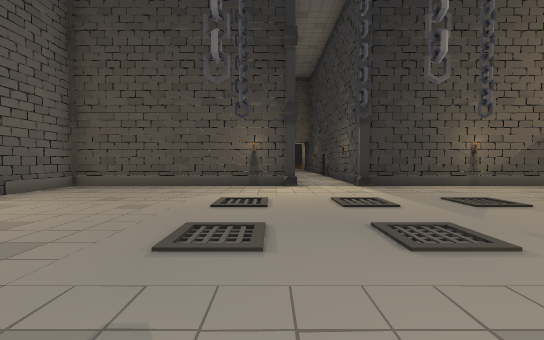
[1] (above)

24 first-person views from a walk through a Unity game level. The camera is 1.4 m above the floor, tilts 2° down and sees 90° across. The floor is counted in squares, 2 m on a side. Each view is taken from the middle of a square. On the plan, view 1 faces up. The plan holds only what a view shows up to about 9 squares ahead; the rest is blank. The place goes on beyond the plan.

[2]
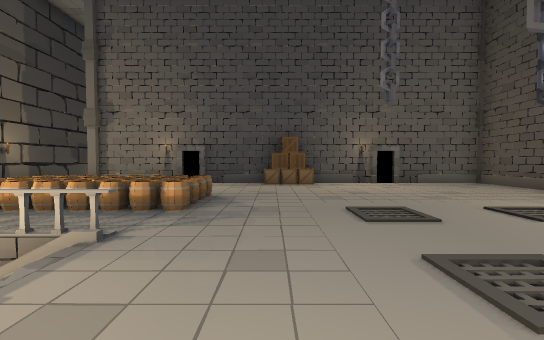

[3]
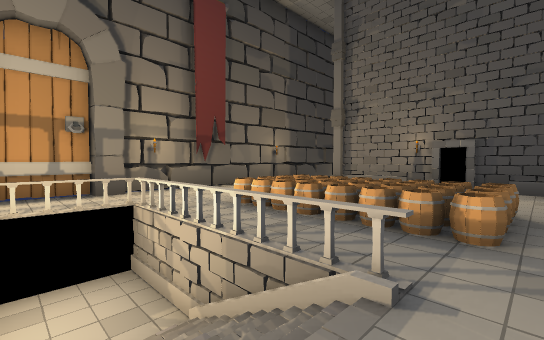

[4]
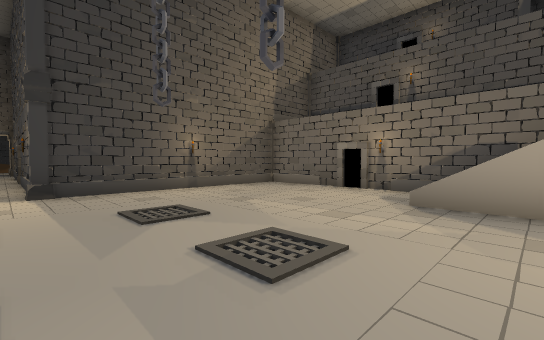

[5]
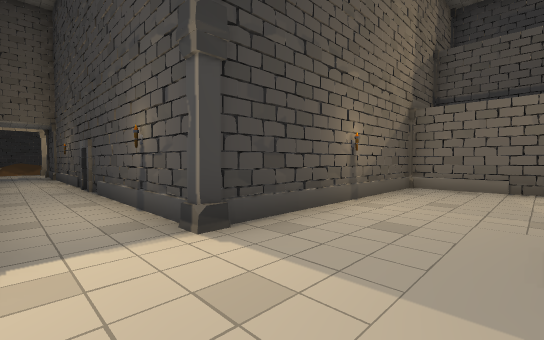

[6]
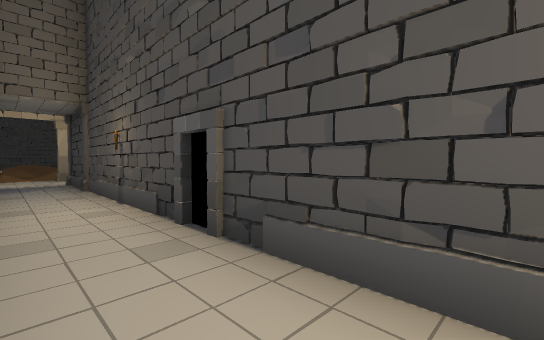

[7]
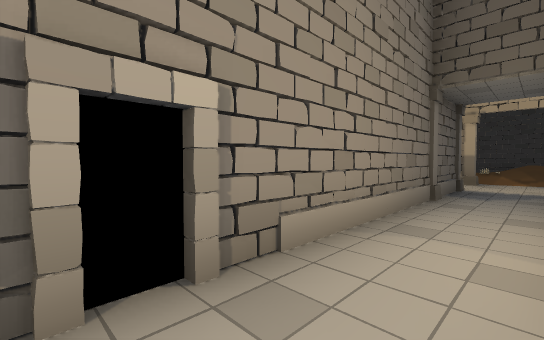

[8]
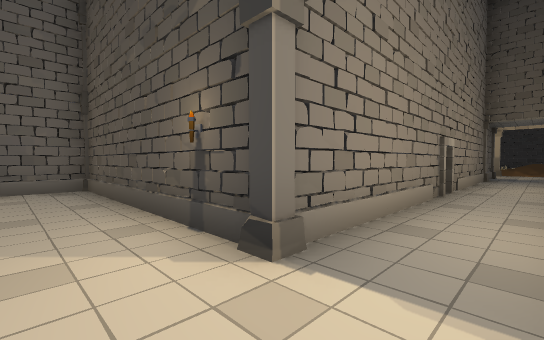

[9]
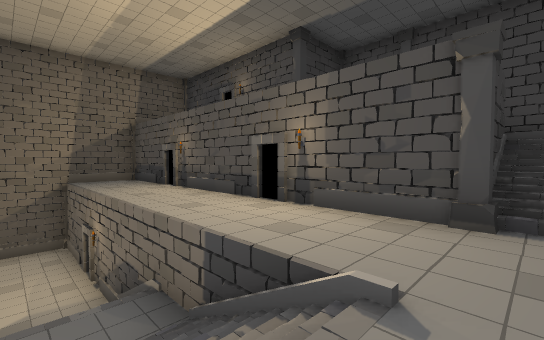

[10]
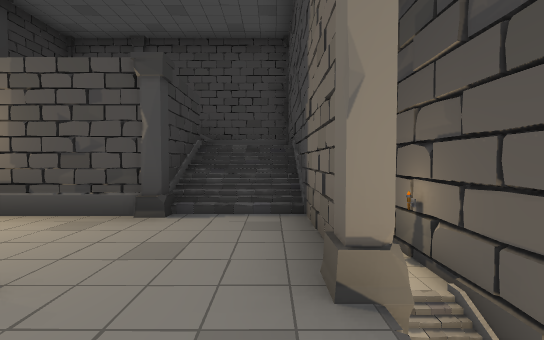

[11]
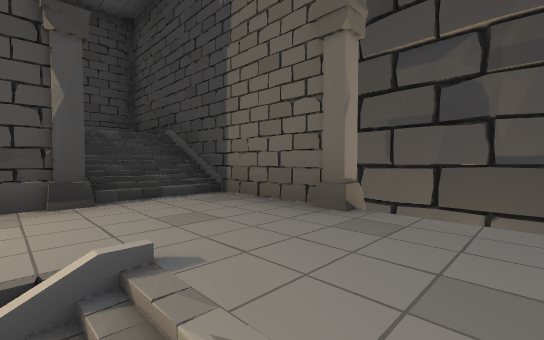

[12]
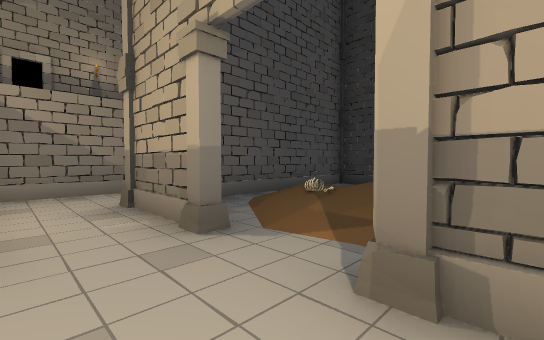

[13]
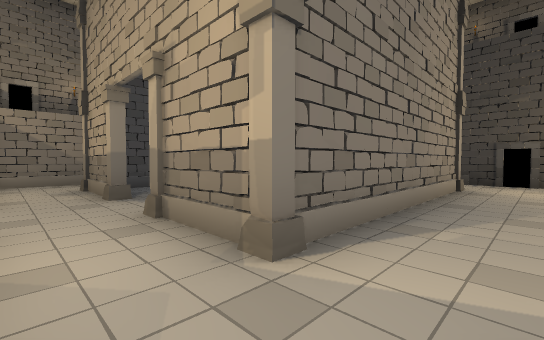

[14]
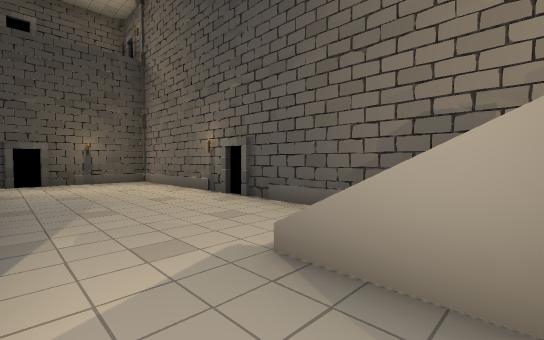

[15]
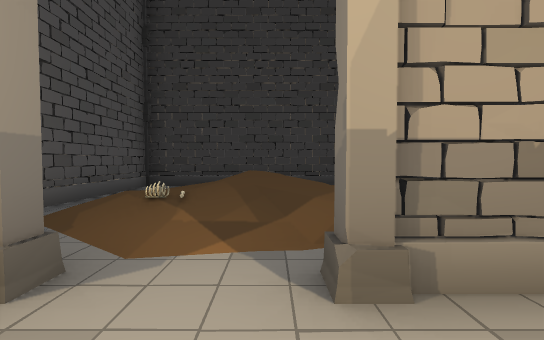

[16]
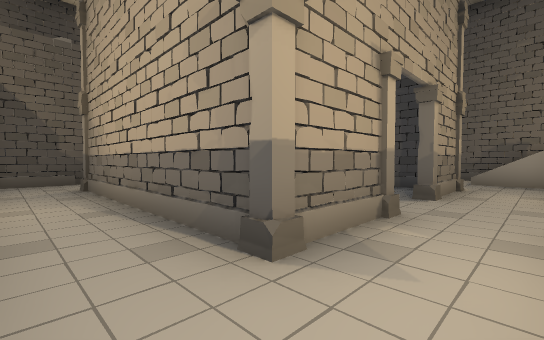

[17]
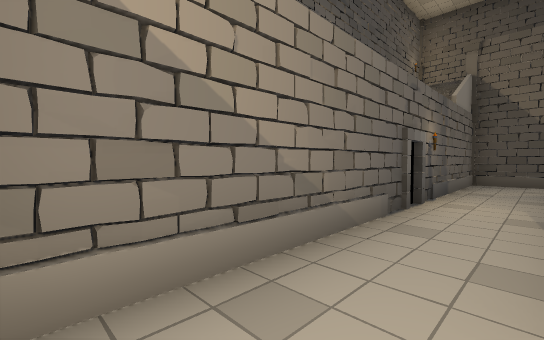

[18]
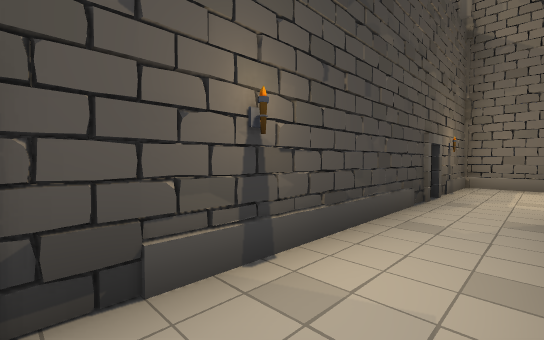

[19]
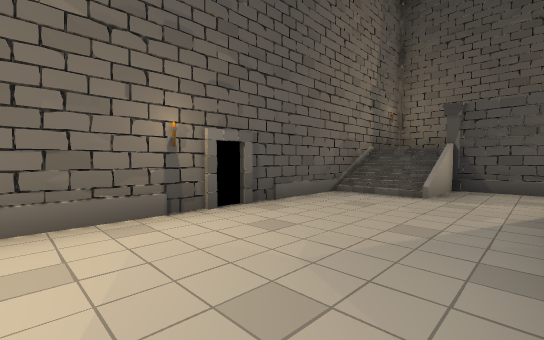

[20]
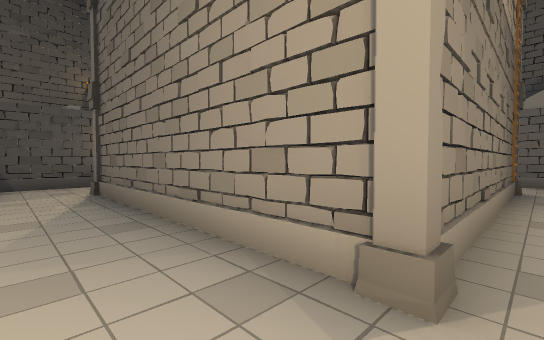

[21]
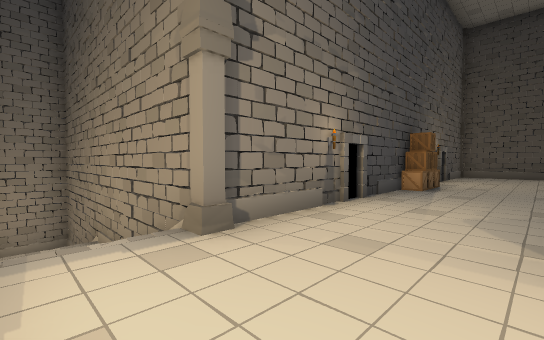

[22]
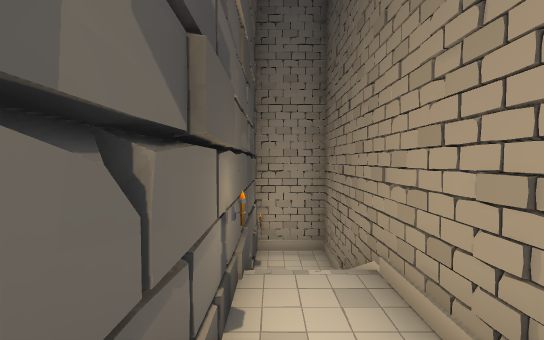

[23]
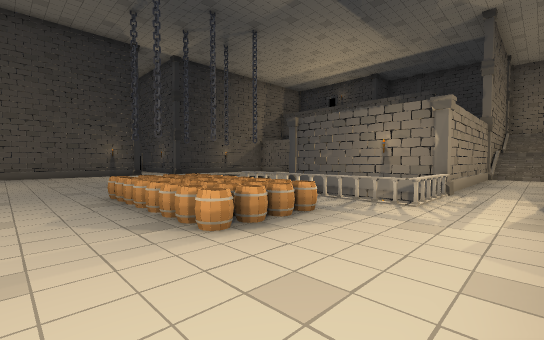

[24]
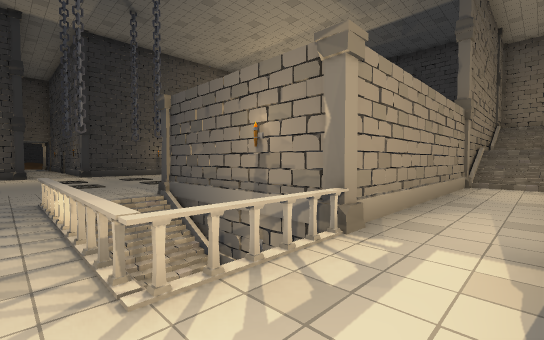

### Floor plan
Key: @ floor where view 1 was taken; # wall or solid block; x gap in a wall; . main floor; - floor 0.5 m lower than the main floor; _ floor 1.25 m lower than the main floor; : floor 2 m higher than the main floor; < floor 2 m lower than the main floor; + floor 4 m higher than the main floor; ( floor 4 m lower than the main floor; * floor 6 m higher than the main floor; / step, stairs or slope; = window, fence, low wall or low ledge; C column; B box; A barrel; O other object.
Columns run from 14 left of view 1 to 15 right of it. Each row starts with its distance up from view 1.
 30           ############CC
 29           #............C
 28           #.C......C...#
 27           #.#######....#
 26           #.#.    #....#
 25           #.#./// #....#
 24           #.#/////#....#
 23           #.#./O//#....#
 22           #.#..CC.#....#
 21           #.C##CC##C.//#
 20           #....C.....C=#
 19               #..  =#C #
 18               C..   /  #
 17               C.C######
 16               #..#
 15               #..#
 14               #..#
 13               #..#
 12               #..#
 11               #..#
 10               #..#
  9               #..#
  8         #######..#########
  7         #......CC......++
  6         #..............++  #
  5         #..............++  #
  4         #..............++  #
  3         #..............++  #
  2         #B........... /++  #
  1         #B...........//++
  0         #...AA@..    /:++
 -1         #...AA.--     /++    #
 -2         #...OA.x_    //++   /#
 -3         #...AA.#=    ++++/= *#
 -4 #########......###   ++++// ##
 -5 #((/=<<//C......#####..C####O
 -6 #((//<<//..............//::/
 -7 ###############OO       ###

Where each view was taken, in squares from view 1:
view 1: 0 up, 0 right, facing up
view 2: 1 up, 3 right, facing left
view 3: 0 up, 2 right, facing down-left
view 4: 1 up, 2 right, facing up-right
view 5: 5 up, 1 right, facing up-right
view 6: 10 up, 1 right, facing up-right
view 7: 12 up, 2 right, facing up-left
view 8: 6 up, 2 right, facing up-left
view 9: 3 down, 7 right, facing up-right
view 10: 4 down, 7 right, facing right
view 11: 2 down, 7 right, facing down-right
view 12: 20 up, 3 right, facing up-left
view 13: 20 up, 6 right, facing up-left
view 14: 20 up, 5 right, facing up-right
view 15: 20 up, 2 right, facing up
view 16: 20 up, 3 left, facing up-right
view 17: 20 up, 2 left, facing up-left
view 18: 28 up, 0 right, facing up-right
view 19: 27 up, 5 right, facing down-right
view 20: 28 up, 6 right, facing down-left
view 21: 6 down, 3 left, facing up-left
view 22: 6 down, 6 left, facing left
view 23: 6 down, 4 left, facing up-right
view 24: 6 down, 0 right, facing up-right
